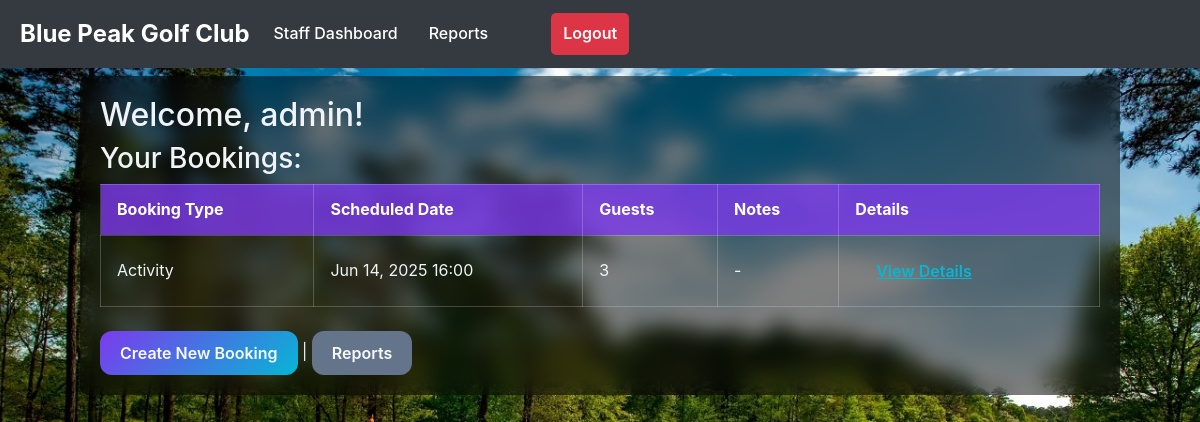
The app's page / (signed in), older data.
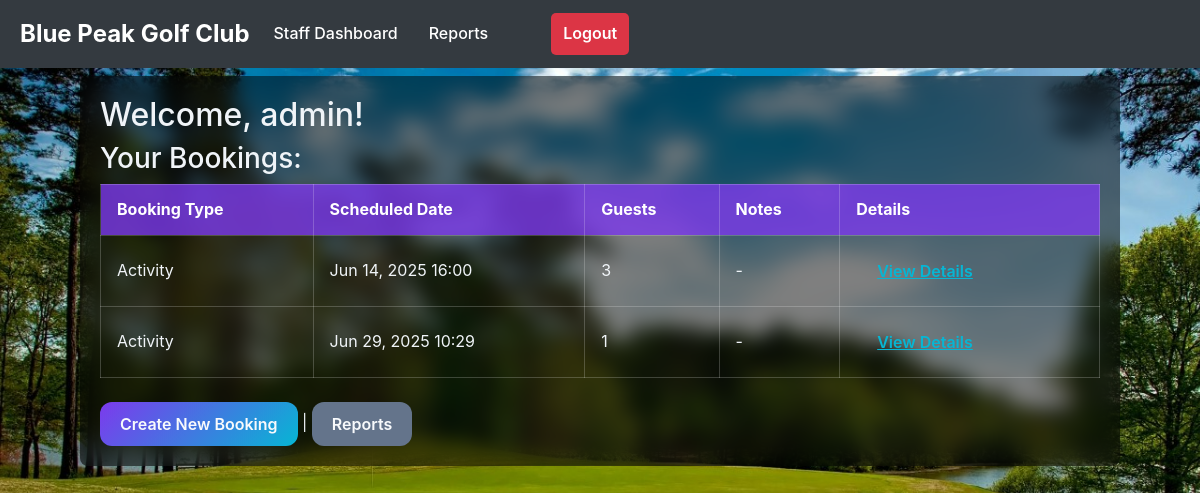
The same page, newer data.
### reserve/models.py (models this page shows, shortened)
class Booking(models.Model):
    BOOKING_TYPE_CHOICES = (
        ('hotel', 'Hotel Room'),
        ('table', 'Hotel Table'),
        ('activity', 'Activity'),
        ('event', 'Event'),
        ('tee_time', 'Tee Time'),
    )
    member = models.ForeignKey(MemberProfile, on_delete=models.CASCADE, related_name='bookings')
    booking_type = models.CharField(max_length=10, choices=BOOKING_TYPE_CHOICES)
    hotel = models.ForeignKey(Hotel, on_delete=models.CASCADE, blank=True, null=True)
    hotel_table = models.ForeignKey(HotelTable, on_delete=models.CASCADE, blank=True, null=True)
    activity = models.ForeignKey(Activity, on_delete=models.CASCADE, blank=True, null=True)
    event = models.ForeignKey(Event, on_delete=models.CASCADE, blank=True, null=True)
    tee_time = models.ForeignKey(TeeTime, on_delete=models.CASCADE, blank=True, null=True)
    booking_date = models.DateTimeField(auto_now_add=True)
    scheduled_date = models.DateTimeField(verbose_name='Scheduled Date and Time')
    number_of_guests = models.PositiveIntegerField(default=1, verbose_name='Number of Guests')
    notes = models.TextField(blank=True, verbose_name='Special Requests/Notes')
    class Meta:
        verbose_name = 'Booking'
        verbose_name_plural = 'Bookings'
        ordering = ['-booking_date']

### reserve/views.py (the view)
# urls.py: path('', views.member_dashboard, name='member_dashboard'),
@login_required
def member_dashboard(request):
    try:
        member_profile = request.user.profile
    except MemberProfile.DoesNotExist:
        messages.error(request, "You do not have a profile. Please contact support.")
        return redirect('update_member_profile')  # Redirect to login or another appropriate page
    if member_profile.membership_status != 'approved':
        messages.warning(request, "Please await approval to edit your profile and access the dashboard.")
        return render(request, 'awaiting_approval.html')  # Create a new template for this message
    bookings = Booking.objects.filter(member=member_profile).order_by('scheduled_date')
    return render(request, 'member_dashboard.html', {'bookings': bookings})

### reserve/templates/member_dashboard.html (shortened to what this page needs)
{% extends "base.html" %} {% block content %}
<div class="member_dashboard">
  <h2>Welcome, {{ user.username }}!</h2>
  <h3>Your Bookings:</h3>
  {% if bookings %}
  <table class="bookings-table" role="grid">
    <thead>
      <tr>
        <th scope="col">Booking Type</th>
        <th scope="col">Scheduled Date</th>
        <th scope="col">Guests</th>
        <th scope="col">Notes</th>
        <th scope="col">Details</th>
      </tr>
    </thead>
    <tbody>
      {% for booking in bookings %}
      <tr role="row">
        <td>{{ booking.booking_type|title }}</td>
        <td>{{ booking.scheduled_date|date:"M d, Y H:i" }}</td>
        <td>{{ booking.number_of_guests }}</td>
        <td>{% if booking.notes %}{{ booking.notes }}{% else %}-{% endif %}</td>
        <td>
          <a
            href=""
            class="btn btn-link"
            aria-label="View details for booking {{ booking.id }}"
            >View Details</a
          >
        </td>
      </tr>
      {% endfor %}
    </tbody>
  </table>
  {% else %}
  <p>No bookings found.</p>
  {% endif %}
  <a href="{% url 'create_booking' %}" class="btn btn-primary"
    >Create New Booking</a
  >
  |
  <a href="{% url 'update_member_profile' %}" class="btn btn-secondary"
    >Reports</a
  >
</div>
{% endblock %}

### reserve/templates/base.html (shortened to what this page needs)
{% load static %}
<!DOCTYPE html>
<html lang="en">
  <head>
    <link
      rel="stylesheet"
      href="https://stackpath.bootstrapcdn.com/bootstrap/4.5.2/css/bootstrap.min.css"
    />
  </head>
  <body>
    <nav class="navbar navbar-expand-lg navbar-dark fixed-top">
      <a class="navbar-brand" href="#">Blue Peak Golf Club</a>
      <div class="collapse navbar-collapse" id="navbarNav">
        <ul class="navbar-nav">
          {% if user.is_staff %}
          <li class="nav-item">
            <a class="nav-link" href="{% url 'staff_dashboard' %}"
              >Staff Dashboard</a
            >
          </li>
          <li class="nav-item">
            <a class="nav-link" href="{% url 'staff_reports' %}"
              >Reports</a
            >
          </li>
          {% endif %}
        </ul>
        <div class="logoutBtn">
          <form action="{% url 'logout' %}" method="post" class="logoutBtn">
            <button type="submit">Logout</button>
          </form>
        </div>
      </div>
    </nav>
    <div class="container">
       {% block content %}{% endblock %}
    </div>
  </body>
</html>

### reserve/templates/member_dashboard.html (style rules this page uses)
.member_dashboard { background: rgba(0, 0, 0, 0.5); padding: 20px; border-radius: 8px; backdrop-filter: blur(10px); -webkit-backdrop-filter: blur(10px); color: #f0f4f8; }
.bookings-table { width: 100%; border-collapse: collapse; margin-bottom: 1.5rem; }
.bookings-table thead { background: rgba(124, 58, 237, 0.8); font-weight: 700; color: #fff; }
.bookings-table th, .bookings-table td { padding: 12px 16px; border: 1px solid rgba(255, 255, 255, 0.2); text-align: left; }
.bookings-table a.btn-link { color: #06b6d4; text-decoration: underline; cursor: pointer; font-weight: 600; }
.btn { padding: 10px 20px; border-radius: 12px; font-weight: 600; text-decoration: none; display: inline-block; transition: background-color 0.3s ease; }
.btn-primary { background: linear-gradient(135deg, #7c3aed, #06b6d4); color: #f8fafc; border: none; }
.btn-secondary { background: #64748b; color: #f8fafc; border: none; }

Row changes from the older to the newer data that the page shows:
added Booking: booking_type "Activity", scheduled_date "Jun 29, 2025 10:29", number_of_guests "1"
